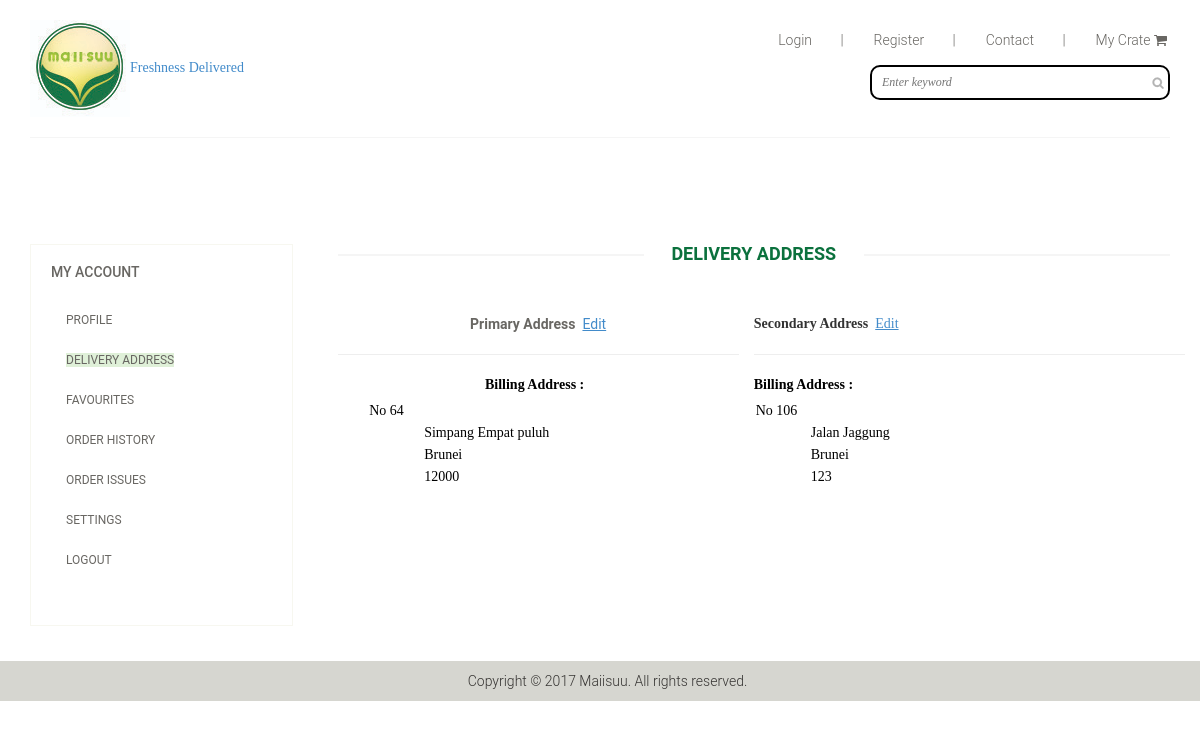
Page /deliver_address.php (signed in) on the committed database.
### tables this page shows
CREATE TABLE `user_individual_register` (
  `userid` int(20) NOT NULL,
  `email` varchar(50) NOT NULL,
  `password` varchar(50) NOT NULL,
  `number` int(50) NOT NULL,
  `number1` int(50) NOT NULL,
  `number2` int(50) NOT NULL,
  `address1` varchar(300) NOT NULL,
  `address2` varchar(300) NOT NULL
);

### deliver_address.php (the view, shortened to what this page needs)
<?php
include'dbconfig.php';
?>
<!DOCTYPE html>
<html lang="en">
<head>
    <link href="css/bootstrap.min.css" rel="stylesheet">
    <link href="css/font-awesome.min.css" rel="stylesheet">
    <link href="css/prettyPhoto.css" rel="stylesheet">
    <link href="css/price-range.css" rel="stylesheet">
    <link href="css/animate.css" rel="stylesheet">
	<link href="css/main.css" rel="stylesheet">
	<link href="css/responsive.css" rel="stylesheet">
</head>
<body>
	<header id="header">
		<div class="header-middle">
			<div class="container">
				<div class="row">
					<div class="col-sm-4">
						<div class="logo pull-left">
							<a href="index.html"><img src="images/Logo 8.jpg" alt="" />Freshness Delivered</a>
						</div>
					</div>
					<div class="col-sm-8">
						<div class="shop-menu pull-right">
							<ul class="nav navbar-nav">
								<li><a href=""> Login <span style="margin-left:25px">|</span></a></li>
								<li><a href=""> Register <span style="margin-left:25px">|</span></a></li>
								<li><a href=""> Contact <span style="margin-left:25px">|</span></a></li>
								<li><a href="mycrate.php"> My Crate <i class="fa fa-shopping-cart"></i></a></li>
							</ul>
						</div>
					</div>
                    <div class="search_box pull-right" style="margin-top:15px;">
							<input type="text" placeholder="Enter keyword" style="width:300px"/>
					</div>
				</div>
			</div>
		</div>
		<div class="header-bottom">
			<div class="container">
				<div class="row">
					<div class="col-sm-12">
					</div>
				</div>
			</div>
		</div>
	</header>
	<section id="slider">
	</section>
	<section>
		<div class="container">
			<div class="row">
				<div class="col-sm-3">
					<div>
						<div class="panel-group category-products" id="accordian">
							<div class="panel panel-default">
								<div class="panel-heading">
									<h4 class="panel-title">
										<a href="#sub1">
										<div>My Account</div>
										</a>
									</h4>
								</div>
								<div id="sub1">
									<div class="panel-body">
										<ul id="filter">
											<li><a href="profile.php">Profile</a></li>
											<li><a href="deliver_address.php" class="alert-success">Delivery Address</a></li>
											<li><a href="#">Favourites</a></li>
											<li><a href="#">Order History</a></li>
								            <li><a href="#">Order Issues</a></li>
                                            <li><a href="#">Settings</a></li>
                                            <li><a href="#">Logout</a></li>
										</ul>
									</div>
								</div>
							</div>
						</div>
					</div>
				</div>
				<div class="col-sm-9 padding-right">
					<div class="features_items">
						<h2   class="title text-center">DELIVERY ADDRESS</h2>
						 <?php
$address1 = mysqli_query($conn, "SELECT * FROM user_individual_register WHERE userid = '$_SESSION[user]'");
while($rows = mysqli_fetch_array($address1)) {
	$mark = $rows['address1'];
	$addr = explode(',', $mark);
	$line1= $addr[0];
	$line2= $addr[1];
	$line3= $addr[2];
	$line4= $addr[3];
 ?>
						<div class="col-sm-4" style=" width:50%; height:10%;">
							<div>
								<div class="single-products">
										<div class="productinfo text-center">
                      <form method="POST" action="" enctype="multipart/form-data">
						<div>
                          <br>
                          <p><b>Primary Address</b>&nbsp;&nbsp;<a href="delivery_address_edit_cs.php" style="text-decoration:underline">Edit</a></p><hr>
<label style="color:#000">Billing Address :&nbsp;&nbsp;</label>
<input style="border:none" type='text' name='' size="40"  value='<?php echo $line1; ?>'  readonly/>                            <br>
<div style="position:relative; left:55px">
<input style="border:none" type='text' name='' size="40"  value='<?php echo $line2; ?>'  readonly/>                            <br>
<input style="border:none" type='text' name='' size="40"  value='<?php echo $line3; ?>' readonly />                            <br>
<input style="border:none" type='text' name='' size="40"  value='<?php echo $line4; ?>'  readonly/>                            <br>
                        </div><br><br>
<br>
</div>
 </form>
									</div>
								</div>
							</div>
						</div>
						<?php
					   }
						?>
 <?php
$sql2 = mysqli_query($conn, "SELECT address2 FROM user_individual_register WHERE userid = '$_SESSION[user]'");
if (mysqli_num_rows($sql2) > 0){
while($rows = mysqli_fetch_array($sql2)) {
	$mark = $rows['address2'];
	$addr = explode(',', $mark);
	$line5= $addr[0];
	$line6= $addr[1];
	$line7= $addr[2];
	$line8= $addr[3];
   echo "    <form method='POST' action='' enctype='multipart/form-data'>
						  <div>
                          <br>
                          <p><b>Secondary Address</b>&nbsp;&nbsp;<a href='delivery_address_edit_cs.php' style='text-decoration:underline'>Edit</a></p><hr>
<label style='color:#000'>Billing Address :&nbsp;&nbsp;</label>
<input style='border:none' type='text' name='' size='40'  value='$line5' readonly/>                           <br>
<div style='position:relative; left:55px'>
<input style='border:none' type='text' name='' size='40' value='$line6'  readonly/>                           <br>
<input style='border:none' type='text' name='' size='40' value='$line7' readonly />                           <br>
<input style='border:none' type='text' name='' size='40' value='$line8'  readonly/>                           <br>
                        </div><br><br>
<br>
</div>
</form>";
						}
						}
else
				        {
						echo '
<div style="position:relative;left:30px; top:-50px"> <button type="submit" class="btn btn-default" style="background-color:#0b713d; color:white" data-toggle="collapse" data-target="#edit"><i class="fa fa-plus"></i> Add New</button></div>
<div id="edit" class="collapse login-form" style="position:relative;left:-50px; top:-10px" >
               <div style="position:relative; left: 150px">
               <form method="POST" action="delivery_address_edit_ss.php" enctype="multipart/form-data" >
     			<input id="" type="text" name="addr2a" placeholder="Address line 1 *" >
             	<input id=""  type="text" name="addr2b" placeholder="Address line 2 *" >
            	<input id="" type="text" name="addr2c" placeholder="Address line 3 " >
                <input id="" type="text" name="addr2d" placeholder="Country/City *" >          	                <input id="" type="text" name="addr2e" placeholder="Postcode *" >
                <div style="position:relative;left:50px; top:-20px" class="row">
                <div class="col-lg-6">
                <div> <button type="submit" name="add_address" class="btn btn-default">Save</button></div>
                </div>
                <div class="col-lg-3 col-sm-pull-3">
<div> <button type="reset" class="btn btn-default" style="background-color:white; border: 1px solid #0b713d; color:#0b713d">Cancel</button></div>
                </div>
                </div>
                </form>
                </div>
  				</div>
	              '; }
                 ?>
				</div>
				</div>
			</div>
		</div>
	</section>
	<footer id="footer">
		<div class="footer-bottom">
			<div class="container">
				<div class="row">
					<center><p>Copyright © 2017 Maiisuu. All rights reserved.</p></center>
				</div>
			</div>
		</div>
	</footer>
</body>
</html>

### css/main.css (style rules this page uses)
body { font-family: maiisuu; position: relative; font-weight:400px; }
ul li { list-style: none; }
a { -webkit-transition: 300ms; -moz-transition: 300ms; -o-transition: 300ms; transition: 300ms; }
h1, h2, h3, h4, h5, h6 { font-family: 'Roboto', sans-serif; }
.header-middle .container .row { border-bottom: 1px solid #f5f5f5; margin-left: 0; margin-right: 0; padding-bottom: 20px; padding-top: 20px; }
.header-middle .container .row .col-sm-4 { padding-left: 0; }
.header-middle .container .row .col-sm-8 { padding-right:0; }
.shop-menu ul li { display:inline-block; padding-left: 15px; padding-right: 15px; }
.shop-menu ul li:last-child { padding-right: 0; }
.shop-menu ul li a { background: #FFFFFF; color: #696763; font-family: 'Roboto', sans-serif; font-size: 14px; font-weight: 300; padding:0; padding-right: 0; margin-top: 10px; }
.shop-menu ul li a i { margin-right:3px; }
.header-bottom { padding-bottom: 30px; padding-top: 30px; }
.search_box input { border: 2px solid black; border-radius:10px; color: #B2B2B2; font-family: 'maiisuu'; font-style:italic; font-size: 12px; font-weight: 300; height: 35px; outline: medium none; padding-left: 10px; width: 155px; background-image: url(../images/home/searchicon.png); background-repeat: no-repeat; background-position: 280px; }
#footer { background: #F0F0E9; }
.footer-bottom { background: #D6D6D0; padding-top: 10px; }
.footer-bottom p { color: #363432; font-family: 'Roboto', sans-serif; font-weight: 300; margin-left: 15px; }
#slider { padding-bottom: 45px; }
.category-products { border: 1px solid #F7F7F0; margin-bottom: 35px; padding-bottom: 20px; padding-top: 15px; }
.left-sidebar h2:after, h2.title:after { content: " "; position: absolute; border: 1px solid #f5f5f5; bottom:8px; left: 0; width: 100%; height: 0; z-index: -2; }
h2.title:before { content: " "; position: absolute; background: #fff; bottom: -6px; width: 220px; height: 30px; z-index: -1; left: 50%; margin-left: -110px; }
.category-products .panel { background-color: #FFFFFF; border: 0px; border-radius: 0px; box-shadow:none; margin-bottom: 0px; }
.category-products .panel-default .panel-heading { background-color: #FFFFFF; border: 0 none; color: #FFFFFF; padding: 5px 20px; }
.category-products .panel-default .panel-heading .panel-title a { color: #696763; font-family: 'Roboto', sans-serif; font-size: 14px; text-decoration: none; text-transform: uppercase; }
.panel-body ul { padding-left: 20px; }
.panel-body ul li a { color: #696763; font-family: 'Roboto', sans-serif; font-size: 12px; text-transform: uppercase; }
.padding-right { padding-right: 0; }
.features_items { overflow:hidden; }
h2.title { color: #0b713d; font-family: 'Roboto', sans-serif; font-size: 18px; font-weight: 700; margin: 0 15px; text-transform: uppercase; margin-bottom: 30px; position: relative; }
.single-products { position: relative; }
.productinfo p { font-family: 'Roboto', sans-serif; font-size: 14px; font-weight: 400; color: #696763; }
.productinfo { position:relative; }
.category-products ul li { padding:10px 0px; }

### deliver_address.php (style rules this page uses)
li { cursor: pointer; cursor: hand; }

### rows in the picture
user_individual_register: address1 "No 64", address1 "Simpang Empat puluh", address1 "Brunei", address1 "12000", address2 "No 106", address2 "Jalan Jaggung", address2 "Brunei", address2 "123"
